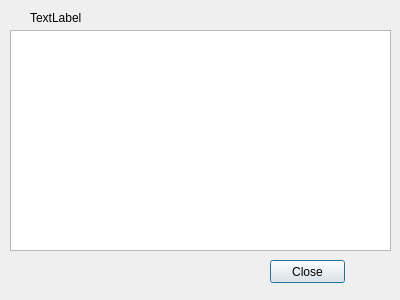
<?xml version="1.0" encoding="UTF-8"?>
<ui version="4.0">
 <class>Dialog</class>
 <widget class="QDialog" name="Dialog">
  <property name="geometry">
   <rect>
    <x>0</x>
    <y>0</y>
    <width>400</width>
    <height>300</height>
   </rect>
  </property>
  <property name="windowTitle">
   <string>Dialog</string>
  </property>
  <widget class="QListWidget" name="listWidget">
   <property name="geometry">
    <rect>
     <x>10</x>
     <y>30</y>
     <width>381</width>
     <height>221</height>
    </rect>
   </property>
  </widget>
  <widget class="QPushButton" name="pushButton">
   <property name="geometry">
    <rect>
     <x>270</x>
     <y>260</y>
     <width>75</width>
     <height>23</height>
    </rect>
   </property>
   <property name="text">
    <string>Close</string>
   </property>
  </widget>
  <widget class="QLabel" name="label">
   <property name="geometry">
    <rect>
     <x>30</x>
     <y>10</y>
     <width>181</width>
     <height>16</height>
    </rect>
   </property>
   <property name="text">
    <string>TextLabel</string>
   </property>
  </widget>
 </widget>
 <resources/>
 <connections/>
</ui>
